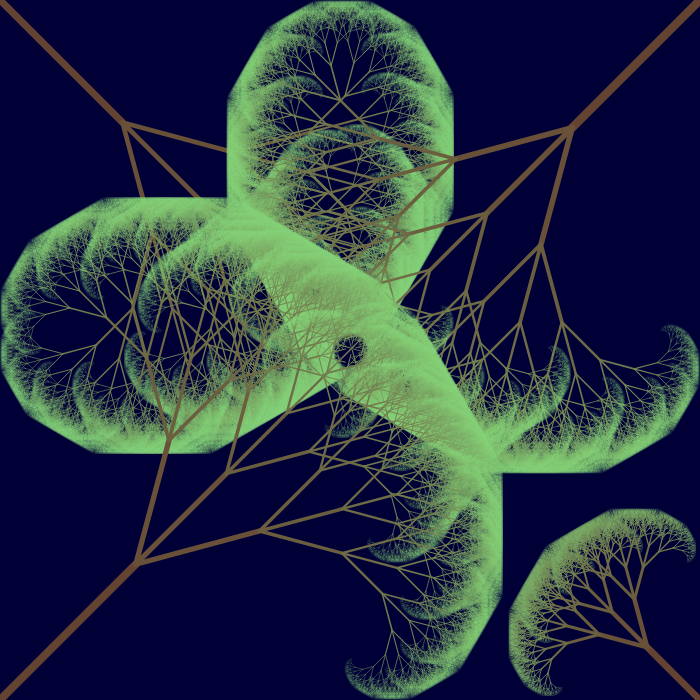
Frame 1 (no input)
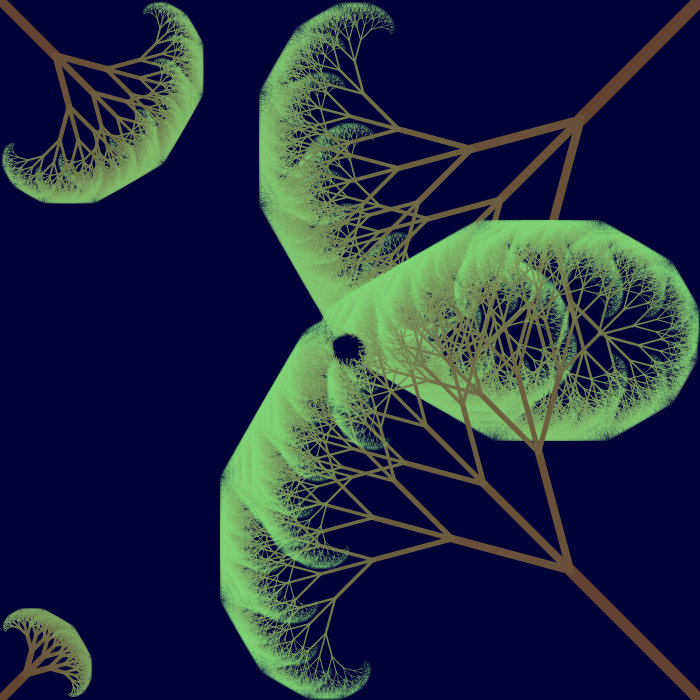
Frame 2 (the mouse pressed at the canvas centre, redrawn once)

The p5.js sketch that drew these frames (run headless with seeded random() and noise() and a simulated clock; the mouse was pressed at the canvas centre and the sketch redrawn once):

// p5.js sketch
// ── sketch.js
// ============================================================
// SKETCH ESTÁTICO EM P5.JS — "ÁRVORE FRACTAL DOS CANTOS"
// ============================================================
// Este sketch NÃO tem animação: ele desenha tudo uma única vez
// e para (por isso usamos noLoop() dentro de setup()).
//
// IDEIA GERAL (para quem está começando):
// 1) Cada linha é desenhada a partir de 3 informações básicas:
//      - POSIÇÃO inicial (x, y)      -> onde a linha começa
//      - DIREÇÃO (um ângulo)        -> para onde ela aponta
//      - DIMENSÃO (comprimento)     -> quão longa ela é
//    Com essas 3 informações, calculamos o ponto final da linha
//    usando trigonometria básica (cosseno e seno).
//
// 2) Ao final de cada linha, "nascem" 3 novas linhas, cada uma
//    apontando para uma direção um pouco diferente (giradas
//    30 graus entre si), formando um efeito de "galhos".
//
// 3) Cada nova geração de linhas é menor (2/3 do tamanho da
//    anterior) e mais fina, até que as linhas fiquem muito
//    curtas ou cheguem perto do centro da tela — aí paramos
//    a ramificação.
//
// 4) A COR também muda a cada geração: o primeiro galho (o do
//    canto) começa marrom, como o tronco de uma árvore, e a
//    cada nova geração a cor vai "misturando" um pouco mais de
//    verde, até chegar num verde bem claro nas pontas finais.
//    Isso é feito com a função lerpColor(), que mistura duas
//    cores de acordo com uma porcentagem (0 = cor A, 1 = cor B).
// ============================================================

// Quantas "gerações" de galhos, no máximo, o programa pode criar.
// Isso é uma trava de segurança para o programa não rodar para
// sempre (mesmo que a condição de parada pelo tamanho já exista).
const PROFUNDIDADE_MAXIMA = 14;

// Comprimento mínimo que uma linha pode ter. Abaixo disso,
// paramos de criar novos galhos (senão as linhas ficariam
// infinitamente pequenas).
const COMPRIMENTO_MINIMO = 3;

// Distância mínima até o centro da tela. Quando um galho chega
// perto o suficiente do centro, ele para de se ramificar --
// isso representa o "encontro das linhas no centro da tela".
const RAIO_PARADA_CENTRO = 18;

// Ângulo de abertura entre os 3 novos galhos (em graus).
const ANGULO_ENTRE_GALHOS = 30;

// --- CORES DO SKETCH ---
// Definimos as cores aqui em cima, como variáveis, para deixar
// fácil de encontrar e trocar depois, sem mexer no resto do código.
let corFundo;      // azul marinho
let corGalhoInicial; // marrom (tronco, profundidade 0)
let corGalhoFinal;   // verde claro (galhos das pontas)

// Guardamos o centro da tela para consultar em vários lugares.
let centroX, centroY;

function setup() {
  createCanvas(700, 700);

  // Como o desenho é estático, calculamos tudo uma única vez
  // e desligamos o loop automático do p5.js.
  noLoop();

  centroX = width / 2;
  centroY = height / 2;

  // Azul marinho: um azul bem escuro, quase preto.
  // Valores RGB aproximados: (0, 0, 128).
  corFundo = color(0, 0, 55);

  // Marrom: cor do "tronco", usada na primeira geração de galhos.
  // Valores RGB aproximados: (101, 67, 33).
  corGalhoInicial = color(101, 67, 50);

  // Verde claro: cor das últimas gerações de galhos, bem no
  // final da ramificação.
  // Valores RGB aproximados: (144, 238, 144) — "light green".
  corGalhoFinal = color(144, 255, 144);
}

function draw() {
  background(corFundo);

  // Deixa o traçado das linhas mais bonito nas pontas/junções.
  strokeCap(ROUND);

  // O maior comprimento permitido para a linha INICIAL de cada
  // canto é 1/4 do menor lado do canvas.
  let comprimentoMaximoInicial = min(width, height) / 3;

  // Definimos as 4 linhas iniciais, uma em cada canto do canvas.
  // Cada canto é descrito apenas por sua POSIÇÃO (x, y).
  let cantos = [
    { x: 0, y: 0 },
    { x: width, y: 0 },
    { x: 0, y: height },
    { x: width, y: height }
  ];

  for (let canto of cantos) {
    // --- DIREÇÃO inicial ---
    // Fazemos a linha inicial apontar do canto em direção ao
    // centro da tela. Para isso usamos atan2(), que calcula o
    // ângulo entre dois pontos.
    let direcaoInicial = atan2(centroY - canto.y, centroX - canto.x);

    // --- DIMENSÃO (comprimento e espessura) inicial ---
    // Ambos variam aleatoriamente, respeitando o limite máximo
    // de 1/4 do canvas para o comprimento.
    let comprimentoInicial = random(comprimentoMaximoInicial * 0.1, comprimentoMaximoInicial);
    let espessuraInicial = random(5, 15); // linhas "grossas" no início

    // Começamos a construção da árvore fractal a partir deste canto.
    desenharGalho(canto.x, canto.y, comprimentoInicial, direcaoInicial, espessuraInicial, 0);
  }
}

// ============================================================
// FUNÇÃO RECURSIVA desenharGalho()
// ------------------------------------------------------------
// "Recursiva" significa que esta função chama a si mesma para
// criar os próximos galhos, até que uma condição de parada seja
// atingida. É assim que construímos o efeito fractal.
//
// Parâmetros (as 3 primitivas de desenho + controle de parada):
//   x, y          -> POSIÇÃO onde este galho começa
//   comprimento   -> DIMENSÃO (comprimento) deste galho
//   direcao       -> DIREÇÃO (ângulo, em radianos) deste galho
//   espessura     -> DIMENSÃO (espessura da linha)
//   profundidade  -> em qual geração de galhos estamos (0 = primeira)
// ============================================================
function desenharGalho(x, y, comprimento, direcao, espessura, profundidade) {

  // --- 1) Calculamos a POSIÇÃO final da linha usando trigonometria ---
  // Dado um ponto inicial (x, y), uma DIREÇÃO (ângulo) e uma
  // DIMENSÃO (comprimento), o ponto final é:
  //   xFinal = x + cos(ângulo) * comprimento
  //   yFinal = y + sin(ângulo) * comprimento
  let xFinal = x + cos(direcao) * comprimento;
  let yFinal = y + sin(direcao) * comprimento;

  // --- 2) Calculamos a COR desta geração de galho ---
  // "t" é a posição da geração atual dentro da escala de 0 a 1:
  //   profundidade 0                  -> t = 0   (100% marrom)
  //   profundidade PROFUNDIDADE_MAXIMA -> t = 1  (100% verde claro)
  // constrain() garante que "t" nunca passe de 1, mesmo que a
  // profundidade real ultrapasse o valor máximo esperado.
  let t = constrain(profundidade / PROFUNDIDADE_MAXIMA, 0, 1);

  // lerpColor(corA, corB, t) devolve uma cor "no meio do caminho"
  // entre corA e corB, de acordo com t. É assim que criamos a
  // transição suave de marrom para verde claro.
  let corDoGalho = lerpColor(corGalhoInicial, corGalhoFinal, t);

  // --- 3) Desenhamos a linha propriamente dita, na cor calculada ---
  stroke(corDoGalho);
  strokeWeight(espessura);
  line(x, y, xFinal, yFinal);

  // --- 4) Verificamos as condições de PARADA da recursão ---
  // Paramos de ramificar quando:
  //   a) a linha já ficou muito curta;
  //   b) já atingimos a profundidade máxima de segurança;
  //   c) a ponta da linha chegou perto o suficiente do centro
  //      do canvas (o "encontro das linhas no centro da tela").
  let distanciaAoCentro = dist(xFinal, yFinal, centroX, centroY);

  let deveParar =
    comprimento < COMPRIMENTO_MINIMO ||
    profundidade >= PROFUNDIDADE_MAXIMA ||
    distanciaAoCentro < RAIO_PARADA_CENTRO;

  if (deveParar) {
    return; // Encerra esta chamada da função sem criar novos galhos.
  }

  // --- 5) Calculamos as propriedades da PRÓXIMA geração de galhos ---
  // Regra do enunciado: cada nova linha tem 2/3 do comprimento
  // da linha anterior, e a espessura diminui de forma
  // proporcional ao comprimento (ou seja, na mesma proporção).
  let novoComprimento = comprimento * (2 / 3);
  let novaEspessura = espessura * (2 / 3);

  // Para a espessura não desaparecer completamente, garantimos
  // um valor mínimo visível.
  novaEspessura = max(novaEspessura, 0.1);

  // --- 6) Criamos os 3 novos galhos, ajustando a DIREÇÃO de cada um ---
  // Um segue a mesma direção do galho pai, outro gira -30°,
  // e outro gira +30°. Isso cria a abertura em "leque" pedida,
  // e como cada galho ocupa uma faixa própria de ângulos, eles
  // naturalmente se afastam uns dos outros em vez de se sobrepor.
  let anguloRad = radians(ANGULO_ENTRE_GALHOS);

  desenharGalho(xFinal, yFinal, novoComprimento, direcao - anguloRad, novaEspessura, profundidade + 1);
  desenharGalho(xFinal, yFinal, novoComprimento, direcao,              novaEspessura, profundidade + 1);
  desenharGalho(xFinal, yFinal, novoComprimento, direcao + anguloRad, novaEspessura, profundidade + 1);
}
